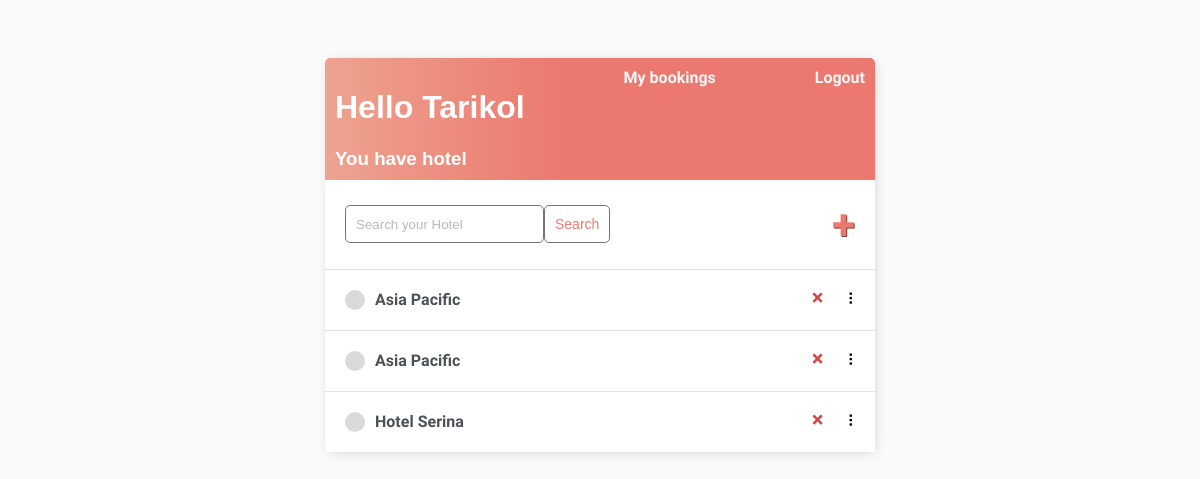
Page / (signed in) on the committed database.
### base/models.py (models this page shows)
class Task(models.Model):
    user = models.ForeignKey(
        User, on_delete=models.CASCADE, null=True, blank=True)
    title = models.CharField(max_length=200)
    description = models.TextField(null=True, blank=True)
    price = models.FloatField(null=False, default=0,validators=[MinValueValidator(0.0)])
    created = models.DateTimeField(auto_now_add=True)
    def __str__(self):
        return self.title
    class Meta:
        order_with_respect_to = 'user'

### base/views.py (the view)
# urls.py: path('', TaskList.as_view(), name='tasks'),
class TaskList(LoginRequiredMixin, ListView):
    model = Task
    context_object_name = 'tasks'
    def get_context_data(self, **kwargs):
        context = super().get_context_data(**kwargs)
        search_input = self.request.GET.get('search-area') or ''
        if search_input:
            context['tasks'] = context['tasks'].filter(title__contains=search_input)
        context['search_input'] = search_input
        return context

### base/templates/base/task_list.html (shortened to what this page needs)
{% extends 'base/main.html' %} {% block content %}
<div class="header-bar">
  <div>
    <h1>Hello {{request.user|title}}</h1>
    <h3 style="margin: 0">
      You have  hotel{{ count|pluralize:"s" }}
    </h3>
  </div>
  <div class="col col-md-4"><a href="{% url 'bookings' %}" class="btn btn-success">My bookings</a></div>
  {% if request.user.is_authenticated %}
  <a href="{% url 'logout' %}">Logout</a> {% else %}
  <a href="{% url 'login' %}">Login</a> {% endif %}
</div>
<div id="search-add-wrapper">
  <form method="GET" style="display: flex">
    <input
      type="text"
      name="search-area"
      placeholder="Search your Hotel"
      value="{{search_input}}"
    />
    <input class="button" type="submit" value="Search" />
  </form>
  {% if tasks|length > 0 %}
  <a id="add-link" href="{% url 'task-create' %}">&#x2b;</a>
  {% endif %}
</div>
<div id="tasklist" class="task-items-wrapper">
  {% for task in tasks %}
  <div class="task-wrapper" data-position="{{task.pk}}">
    <div class="task-title">
      <div class="task-incomplete-icon"></div>
      <a href="{% url 'task' task.id %}">{{task}}</a>
    </div>
    <div class="task-controls">
      <a class="delete-link" href="{% url 'task-delete' task.id %}">&#215;</a>
      <span class="handle">&nbsp;&#10247;</span>
    </div>
  </div>
  {% endfor %}
</div>
{% endblock content %}

### base/templates/base/main.html (style rules this page uses)
body { background-color: #fafafa; font-family: "Nunito", sans-serif; padding-top: 50px; }
h1, h2, h3, h4, h5, h6 { font-family: "Raleway", sans-serif; }
a, p { color: #4b5156; }
a { font-weight: 600; }
input { outline: none; border: none; }
.header-bar { display: flex; justify-content: space-between; color: #fff; padding: 10px; border-radius: 5px 5px 0 0; background: linear-gradient( 90deg, #eea390 0%, #eb796f 43%, #eb796f 100% ); }
.header-bar a { color: rgb(247, 247, 247); text-decoration: none; }
.task-wrapper { display: flex; align-items: center; justify-content: space-between; background-color: #fff; border-top: 1px solid #dfe4ea; overflow: hidden; }
.task-title { display: flex; padding: 20px; }
.task-title a { text-decoration: none; color: #4b5156; margin-left: 10px; }
.task-incomplete-icon { height: 20px; width: 20px; background-color: rgb(218, 218, 218); border-radius: 50%; }
.delete-link { text-decoration: none; font-weight: 900; color: #cf4949; font-size: 22px; line-height: 0; padding: 20px 0px; }
.handle { display: inline-block; padding: 20px 16px; cursor: grab; user-select: none; }
.handle:after, .handle:before { display: block; content: ""; }
#add-link { color: #eb796f; text-decoration: none; font-size: 42px; text-shadow: 1px 1px #81413b; }
#search-add-wrapper { display: flex; justify-content: space-between; align-items: center; padding: 20px; }
input[type="text"], input[type="password"], textarea { border: 1px solid #757575; border-radius: 5px; padding: 10px; width: 90%; }
::placeholder { font-weight: 300; opacity: 0.5; }
.button { border: 1px solid #757575; background-color: #fff; color: #eb796f; padding: 10px; font-size: 14px; border-radius: 5px; cursor: pointer; text-decoration: none; }

### rows in the picture
Task: title "Asia Pacific"
Task: title "Asia Pacific"
Task: title "Hotel Serina"

### other values in the picture
{{ request.user|title }} "Tarikol"
